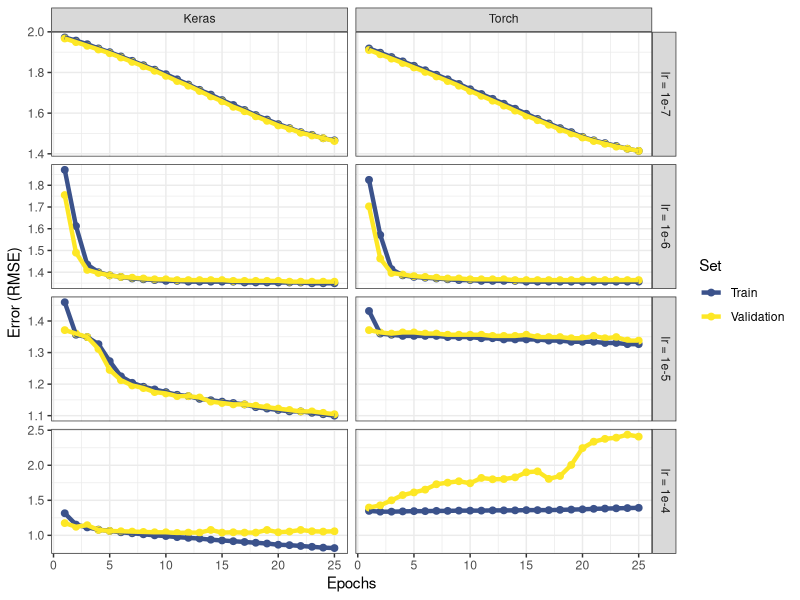

The R script that drew this image: (Note: this script raises an error after producing the figure.)

library(tidyverse)

# keras models

# 25 epoch, lr = 1e-4
train_mean_losses_k1 <- c(1.73, 1.33, 1.24, 1.17, 1.13, 1.09, 1.06, 1.03, 
                          1.00, 0.98, 0.95, 0.93, 0.91, 0.88, 0.86, 0.84, 
                          0.82, 0.80, 0.78, 0.75, 0.74, 0.72, 0.70, 0.68, 
                          0.67)
valid_mean_losses_k1 <- c(1.38, 1.26, 1.31, 1.16, 1.13, 1.12, 1.11, 1.10,
                          1.09, 1.09, 1.07, 1.08, 1.08, 1.16, 1.08, 1.09,
                          1.08, 1.08, 1.16, 1.09, 1.11, 1.16, 1.12, 1.11,
                          1.12)

history_k1 <- tibble(
  epochs = seq(1:length(train_mean_losses_k1)),
  train_mean_loss = train_mean_losses_k1,
  valid_mean_loss = valid_mean_losses_k1,
  lr = rep(1e-4, length(train_mean_losses_k1)),
  software = "keras"
)

# 25 epoch, lr = 1e-6
train_mean_losses_k2 <- c(3.50, 2.60, 2.06, 1.96, 1.92, 1.90, 1.88, 1.87, 
                          1.86, 1.85, 1.85, 1.84, 1.84, 1.84, 1.84, 1.84, 
                          1.83, 1.83, 1.83, 1.83, 1.83, 1.83, 1.82, 1.82, 
                          1.82)
valid_mean_losses_k2 <- c(3.08, 2.22, 1.99, 1.95, 1.92, 1.90, 1.89, 1.88, 
                          1.87, 1.87, 1.86, 1.86, 1.86, 1.86, 1.86, 1.85, 
                          1.85, 1.85, 1.85, 1.85, 1.84, 1.84, 1.84, 1.84, 
                          1.84)

history_k2 <- tibble(
  epochs = seq(1:length(train_mean_losses_k2)),
  train_mean_loss = train_mean_losses_k2,
  valid_mean_loss = valid_mean_losses_k2,
  lr = rep(1e-6, length(train_mean_losses_k2)),
  software = "keras"
)

# 25 epoch, lr = 1e-5
train_mean_losses_k3 <- c(2.13, 1.84, 1.82, 1.76, 1.62, 1.50, 1.45, 1.42, 
                          1.40, 1.38, 1.36, 1.35, 1.33, 1.32, 1.31, 1.30, 
                          1.29, 1.27, 1.26, 1.25, 1.24, 1.24, 1.23, 1.22, 
                          1.21)
valid_mean_losses_k3 <- c(1.88, 1.85, 1.82, 1.72, 1.55, 1.47, 1.43, 1.41,
                          1.38, 1.37, 1.35, 1.35, 1.34, 1.31, 1.30, 1.29,
                          1.29, 1.28, 1.27, 1.26, 1.25, 1.24, 1.24, 1.23,
                          1.22)

history_k3 <- tibble(
  epochs = seq(1:length(train_mean_losses_k3)),
  train_mean_loss = train_mean_losses_k3,
  valid_mean_loss = valid_mean_losses_k3,
  lr = rep(1e-5, length(train_mean_losses_k3)),
  software = "keras"
)

# 25 epoch, lr = 1e-7
train_mean_losses_k4 <- c(3.89, 3.83, 3.76, 3.68, 3.61, 3.53, 3.45, 3.37,
                          3.29, 3.21, 3.12, 3.03, 2.94, 2.86, 2.77, 2.69,
                          2.61, 2.53, 2.46, 2.39, 2.33, 2.27, 2.23, 2.18,
                          2.15)
valid_mean_losses_k4 <- c(3.87, 3.80, 3.73, 3.66, 3.59, 3.51, 3.43, 3.35,
                          3.27, 3.18, 3.09, 3.01, 2.92, 2.83, 2.75, 2.66,
                          2.59, 2.51, 2.44, 2.37, 2.32, 2.26, 2.22, 2.18,
                          2.14)

history_k4 <- tibble(
  epochs = seq(1:length(train_mean_losses_k4)),
  train_mean_loss = train_mean_losses_k4,
  valid_mean_loss = valid_mean_losses_k4,
  lr = rep(1e-7, length(train_mean_losses_k4)),
  software = "keras"
)


# torch models

# 25 epoch, lr = 1e-4
train_mean_losses_t1 <- c(1.82, 1.79, 1.79, 1.80, 1.81, 1.81, 1.82, 1.82, 
                          1.83, 1.83, 1.83, 1.84, 1.84, 1.84, 1.85, 1.85, 
                          1.85, 1.86, 1.87, 1.88, 1.90, 1.91, 1.92, 1.93, 
                          1.94)
valid_mean_losses_t1 <- c(1.95, 2.04, 2.25, 2.48, 2.60, 2.73, 2.99, 3.07, 
                          3.14, 3.04, 3.31, 3.24, 3.25, 3.34, 3.61, 3.66, 
                          3.26, 3.41, 4.02, 5.04, 5.46, 5.65, 5.73, 5.94, 
                          5.80)

history_t1 <- tibble(
  epochs = seq(1:length(train_mean_losses_t1)),
  train_mean_loss = train_mean_losses_t1,
  valid_mean_loss = valid_mean_losses_t1,
  lr = rep(1e-4, length(train_mean_losses_t1)),
  software = "torch"
) 

# 25 epoch, lr = 1-6
train_mean_losses_t2 <- c(3.33, 2.47, 2.00, 1.92, 1.90, 1.89, 1.88, 1.87, 
                          1.86, 1.86, 1.85, 1.85, 1.85, 1.85, 1.84, 1.84, 
                          1.84, 1.84, 1.84, 1.84, 1.84, 1.84, 1.84, 1.84, 
                          1.84)
  
  # c(3.30, 2.56, 2.07, 1.95, 1.92, 1.90, 1.89, 1.88, 1.87, 1.86, 1.86, 1.85, 1.85, 1.85, 1.84, 1.84, 
  #  1.84, 1.84, 1.84, 1.84, 1.84, 1.83, 1.83, 1.83, 1.83)

valid_mean_losses_t2 <- c(2.90, 2.14, 1.95, 1.93, 1.91, 1.90, 1.89, 1.88, 
                          1.88, 1.87, 1.87, 1.87, 1.87, 1.86, 1.86, 1.86, 
                          1.86, 1.86, 1.86, 1.86, 1.86, 1.86, 1.86, 1.86, 
                          1.86)
  
  # c(2.95, 2.25, 2.02, 1.97, 1.95, 1.94, 1.93, 1.92, 1.91, 1.91, 1.90, 1.89, 1.89, 1.89, 1.88, 1.88, 
  #  1.88, 1.88, 1.87, 1.87, 1.87, 1.87, 1.87, 1.87, 1.87)

history_t2 <- tibble(
  epochs = seq(1:length(train_mean_losses_t2)),
  train_mean_loss = train_mean_losses_t2,
  valid_mean_loss = valid_mean_losses_t2,
  lr = rep(1e-6, length(train_mean_losses_t2)),
  software = "torch"
) 

# 25 epoch, lr = 1e-5
train_mean_losses_t3 <- c(2.05, 1.85, 1.84, 1.83, 1.83, 1.83, 1.83, 1.82, 
                          1.82, 1.82, 1.81, 1.81, 1.80, 1.80, 1.80, 1.80, 
                          1.79, 1.79, 1.78, 1.78, 1.78, 1.77, 1.77, 1.76, 
                          1.76)
valid_mean_losses_t3 <- c(1.88, 1.86, 1.85, 1.86, 1.86, 1.85, 1.85, 1.84, 
                          1.84, 1.84, 1.84, 1.83, 1.83, 1.83, 1.84, 1.82, 
                          1.82, 1.82, 1.81, 1.81, 1.83, 1.81, 1.82, 1.79, 
                          1.79)

history_t3 <- tibble(
  epochs = seq(1:length(train_mean_losses_t3)),
  train_mean_loss = train_mean_losses_t3,
  valid_mean_loss = valid_mean_losses_t3,
  lr = rep(1e-5, length(train_mean_losses_t3)),
  software = "torch"
) 

# 25 epoch, lr = 1e-7
train_mean_losses_t4 <- c(3.68, 3.60, 3.52, 3.44, 3.36, 3.28, 3.20, 3.12, 
                          3.04, 2.95, 2.87, 2.79, 2.71, 2.63, 2.55, 2.47, 
                          2.40, 2.33, 2.27, 2.20, 2.15, 2.11, 2.07, 2.03, 
                          2.00)

valid_mean_losses_t4 <- c(3.65, 3.57, 3.49, 3.41, 3.33, 3.25, 3.17, 3.09, 
                          3.01, 2.92, 2.84, 2.76, 2.68, 2.60, 2.52, 2.45, 
                          2.38, 2.31, 2.25, 2.19, 2.14, 2.10, 2.06, 2.03, 
                          2.00)

history_t4 <- tibble(
  epochs = seq(1:length(train_mean_losses_t4)),
  train_mean_loss = train_mean_losses_t4,
  valid_mean_loss = valid_mean_losses_t4,
  lr = rep(1e-7, length(train_mean_losses_t4)),
  software = "torch"
) 


history_all <- full_join(history_k1, history_k2) %>% 
  full_join(., history_k3) %>% 
  full_join(., history_k4) %>% 
  full_join(., history_t1) %>% 
  full_join(., history_t2) %>% 
  full_join(., history_t3) %>% 
  full_join(., history_t4) %>% 
  pivot_longer(
    c(train_mean_loss, valid_mean_loss), 
    names_to = "set",
    values_to = "mse"
  )

# manually set labels
labels_software <- c(
  "keras" = "Keras", 
  "torch" = "Torch"
)

labels_lr <- c(
  "1e-04" = "lr = 1e-4", 
  "1e-05" = "lr = 1e-5",
  "1e-06" = "lr = 1e-6",
  "1e-07" = "lr = 1e-7"
)

library(ggtext)

history_all %>% 
  ggplot(aes(x = epochs, y = sqrt(mse), color = set)) +
  geom_point(size = 2) +
  geom_line(size = 1.5) +
  facet_grid(
    cols = vars(software), 
    rows = vars(lr), 
    scales = "free_y",
    labeller = labeller(software = labels_software, lr = labels_lr)
  ) +
  scale_color_viridis_d(
    begin = 0.25, 
    name = "Set",
    labels = c("Train", "Validation")
  ) +
  scale_x_continuous(name = "Epochs") +
  scale_y_continuous(name = "Error (RMSE)") +
  theme_bw() +
  theme(strip.text = element_markdown()) -> fig_torch_keras

fig_torch_keras

save_plot("torch_keras_comparison.png", fig_torch_keras,
          ncol = 1, nrow = 1, base_height = 3.71,
          base_asp = 1.618, base_width = NULL)
